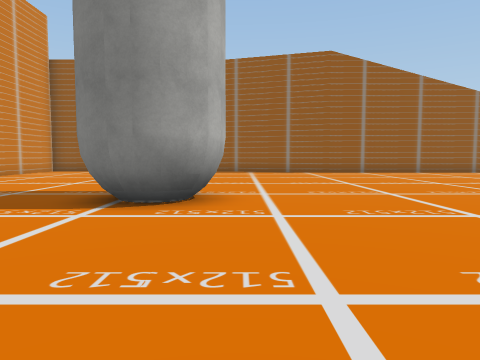
view 1 (above)

24 first-person views from a walk through a Unity game level. The camera is 1.5 m above the floor, tilts 4° down and sees 70° across. The floor is counted in squares, 2 m on a side. Each view is taken from the middle of a square. On the plan, view 1 faces up. The plan holds only what a view shows up to about 11 squares ahead; the rest is blank. The place goes on beyond the plan. The player character is not drawn. Some surface patterns are stand-ins.

view 2
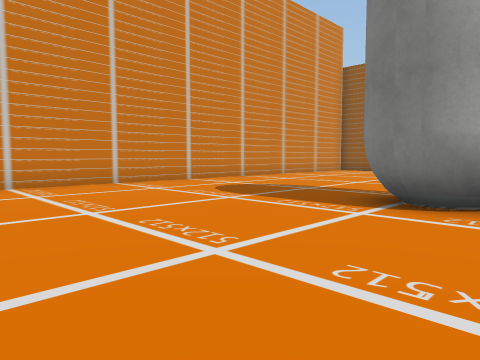

view 3
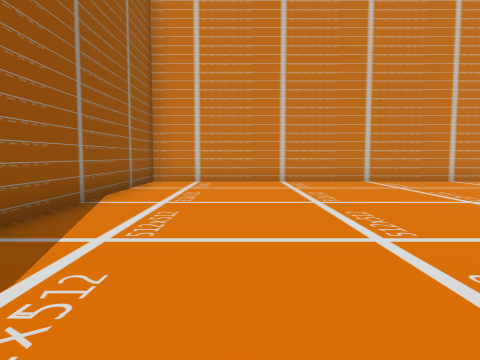

view 4
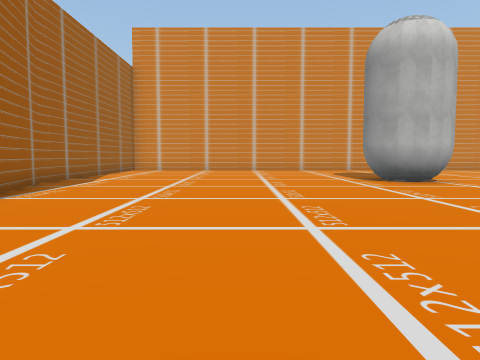

view 5
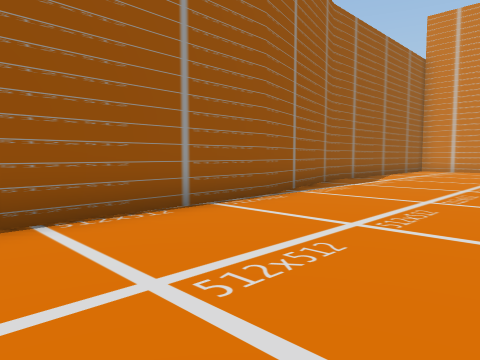

view 6
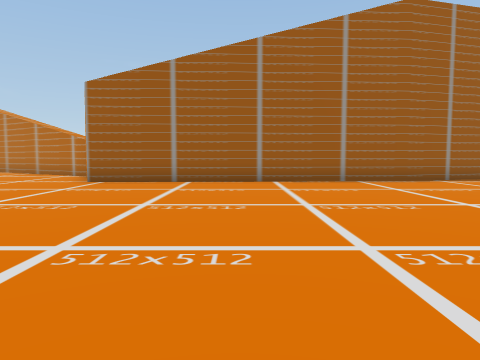

view 7
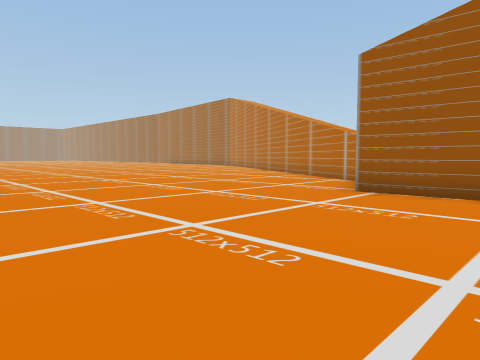

view 8
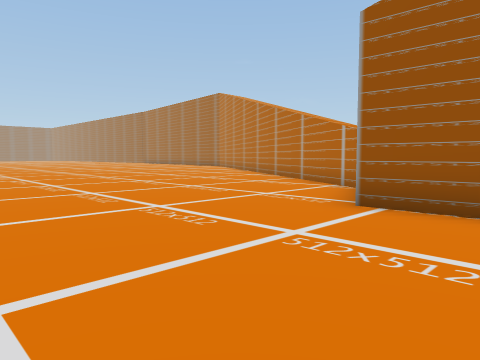

view 9
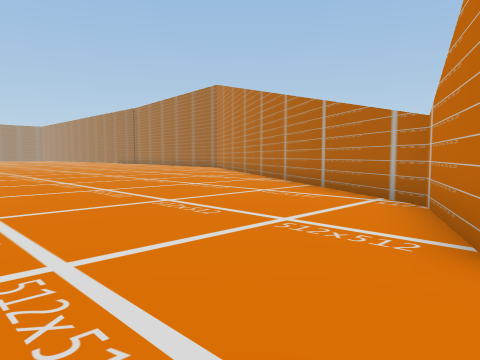

view 10
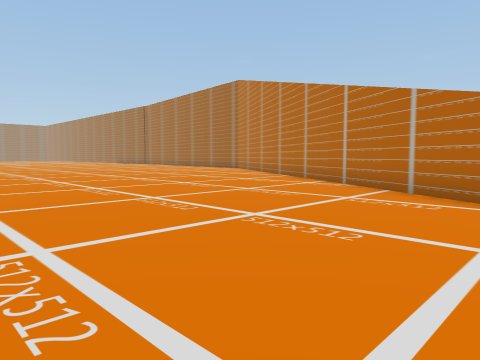

view 11
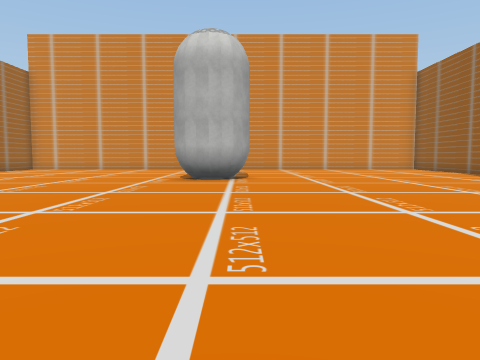

view 12
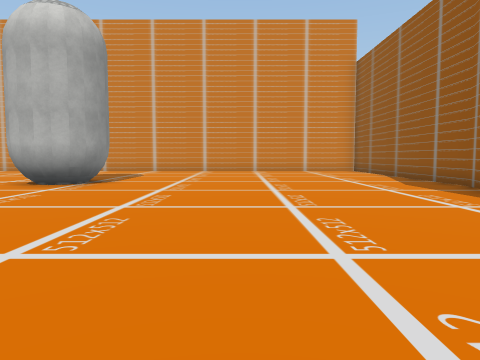

view 13
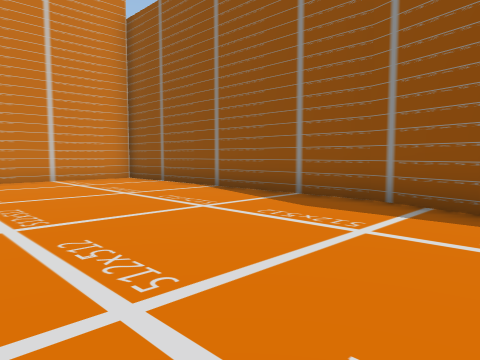

view 14
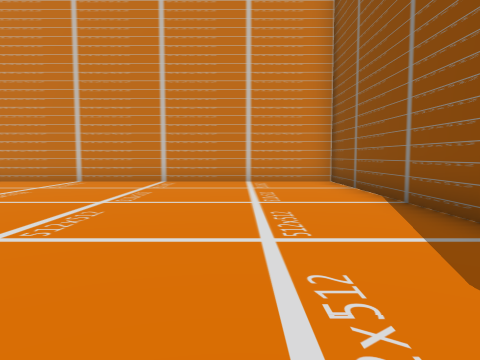

view 15
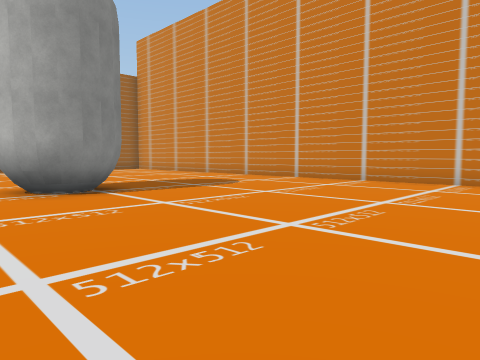

view 16
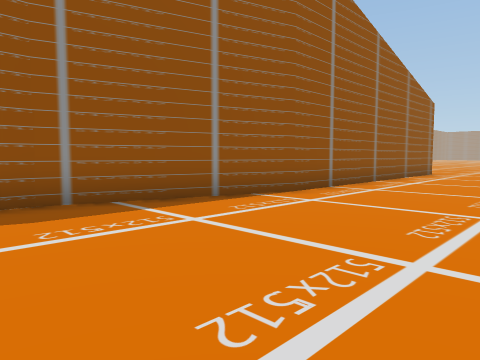

view 17
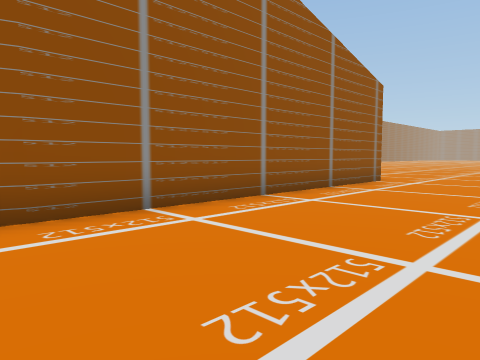

view 18
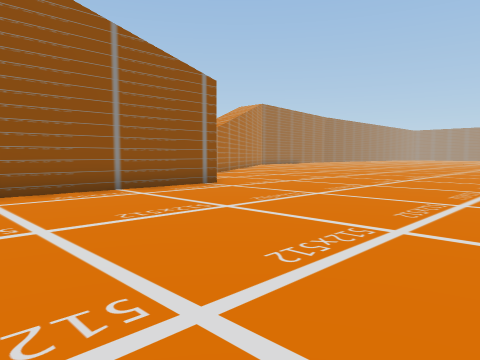

view 19
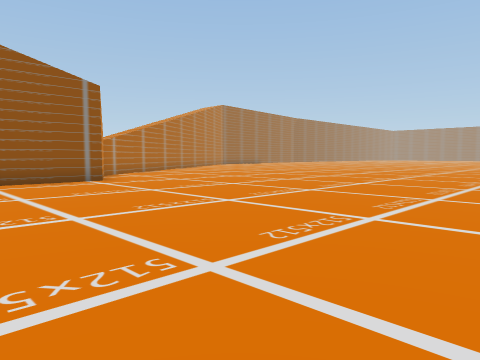

view 20
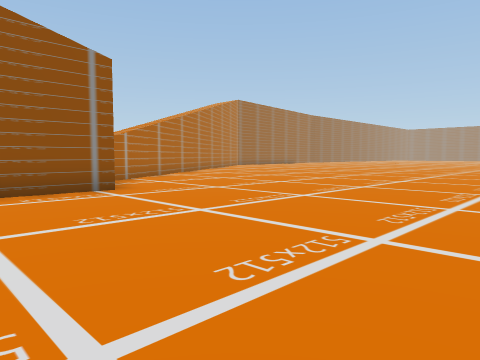

view 21
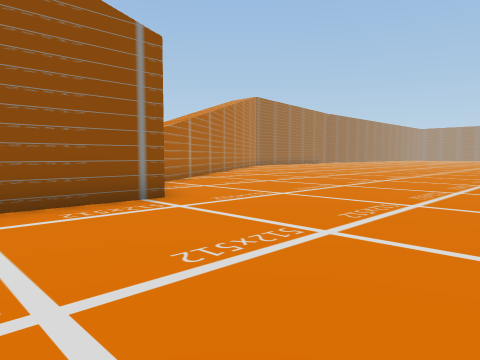

view 22
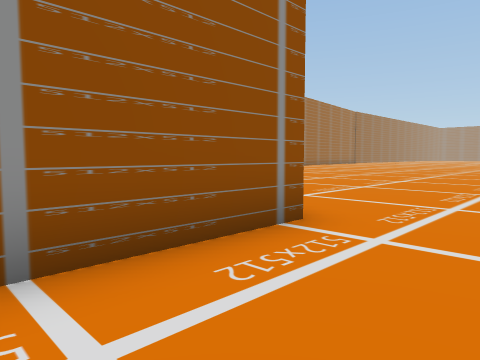

view 23
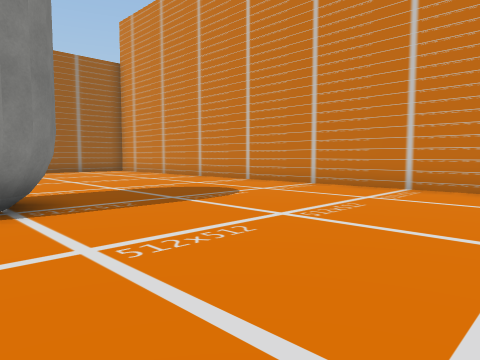

view 24
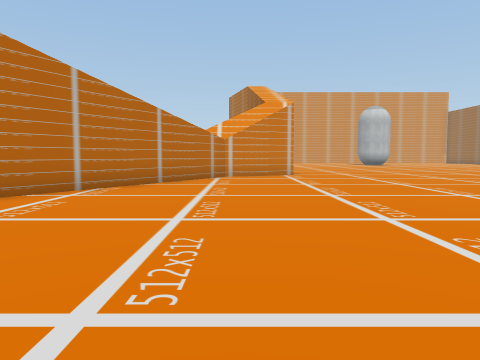

### Floor plan
Points are (right, up) in squares from view 1. A wall is a line through its corners. A room is listed if a view was taken in it or the views show most of it. See-through windows are left out.
Room 1 (views 1, 2, 3, 4, 5, 6, 7, 8, 9, 10, 11, 12, 13, 14, 15, 16, 17, 18, 19, 20, 21, 22, 23, 24)
walls: (13.5, -3.1) (14.6, -5.5) (19.2, -8.3); (13.5, 15.3) (3.9, 15.3); (-0.3, 5.9) (-0.5, 5.4); (-0.3, 6.2) (-0.4, 5.5); (4, 15.3) (-0.7, 16.7); (-1, 5) (-1.7, 4.9); (-0.9, 7.2) (-0.7, 6.9); (-1.3, 4.9) (-2, 5); (-1.3, 7.3) (-0.7, 7) (-0.4, 6.4) (-0.3, 5.7) (-0.8, 5.1) (-1.5, 4.8) (-2.2, 5.1) (-2.5, 5.5); (-2.2, 7) (-1.9, 7.2); (-2.5, 6.7) (-2.1, 7.2) (-1.5, 7.3) (-1.1, 7.2); (-0.7, -4.6) (4, -3.3) (13.5, -2.9); (-0.5, 16.7) (-9.1, 16.7) (-9.1, -4.6) (-0.5, -4.6)
low walls: (-0.7, 5.6) (-1, 5.2); (-1.4, 5.1) (-1.9, 5.1); (-1.6, 7.1) (-1, 7) (-0.6, 6.6); (-2.4, 6.6) (-2, 7)

Positions as (right, up) in squares from view 1, and headings:
1: (0, 0), facing up
2: (0, 0), facing up-left
3: (1, -2), facing left
4: (9, 1), facing left
5: (9, 1), facing down-left
6: (9, 7), facing down
7: (10, 4), facing down-right
8: (11, 2), facing down-right
9: (13, 0), facing down-right
10: (15, 0), facing down-right
11: (10, 7), facing left
12: (8, 11), facing left
13: (2, 11), facing up-left
14: (1, 14), facing left
15: (1, 14), facing down-left
16: (-2, 11), facing up-right
17: (3, 11), facing up-right
18: (7, 8), facing up-right
19: (9, 5), facing up-right
20: (10, 8), facing up-right
21: (10, 10), facing up-right
22: (10, 13), facing up-right
23: (-1, 12), facing down-left
24: (27, -5), facing left
